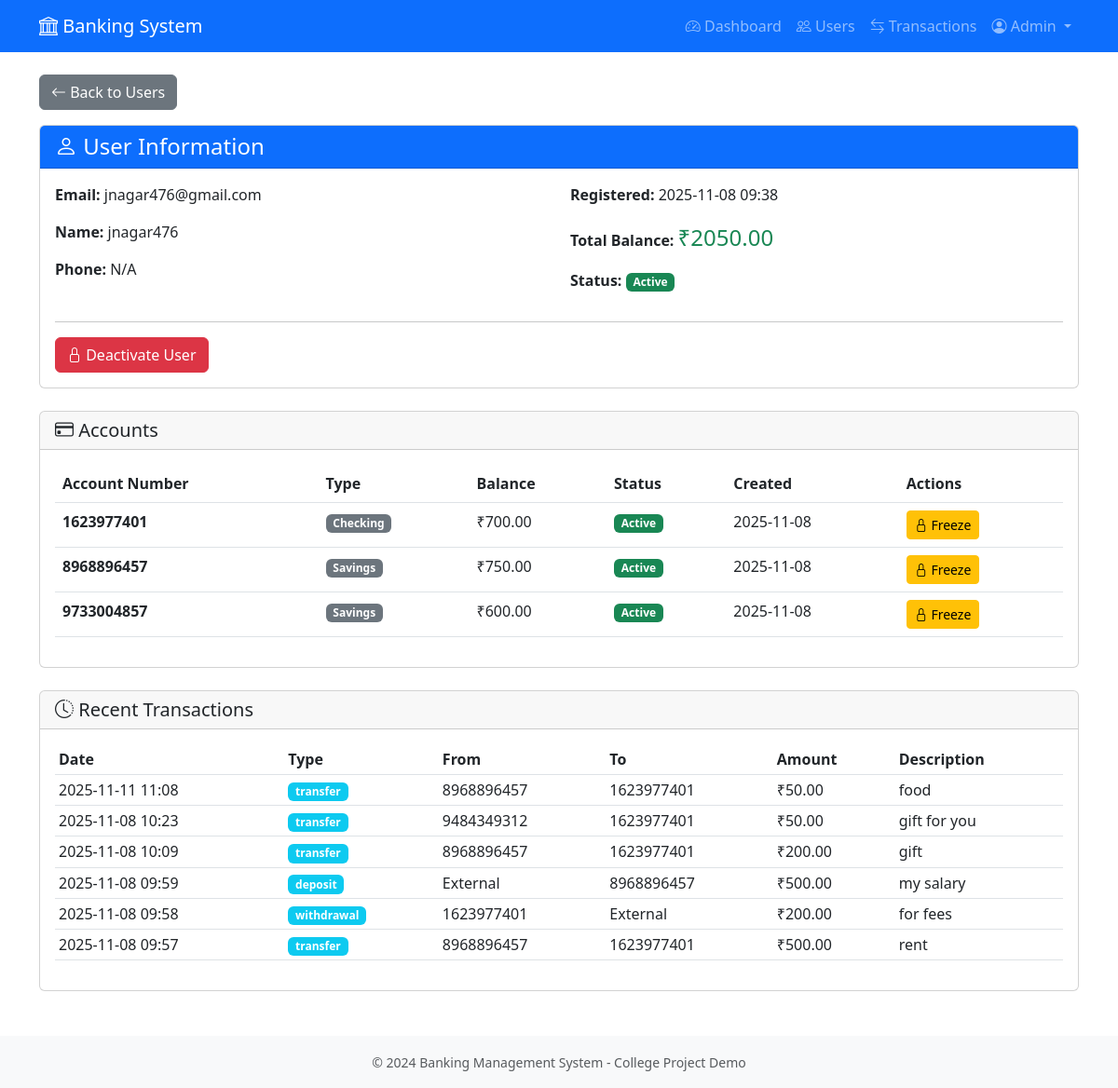
/admin/user/1 (signed in), run on an earlier commit of the app's database.
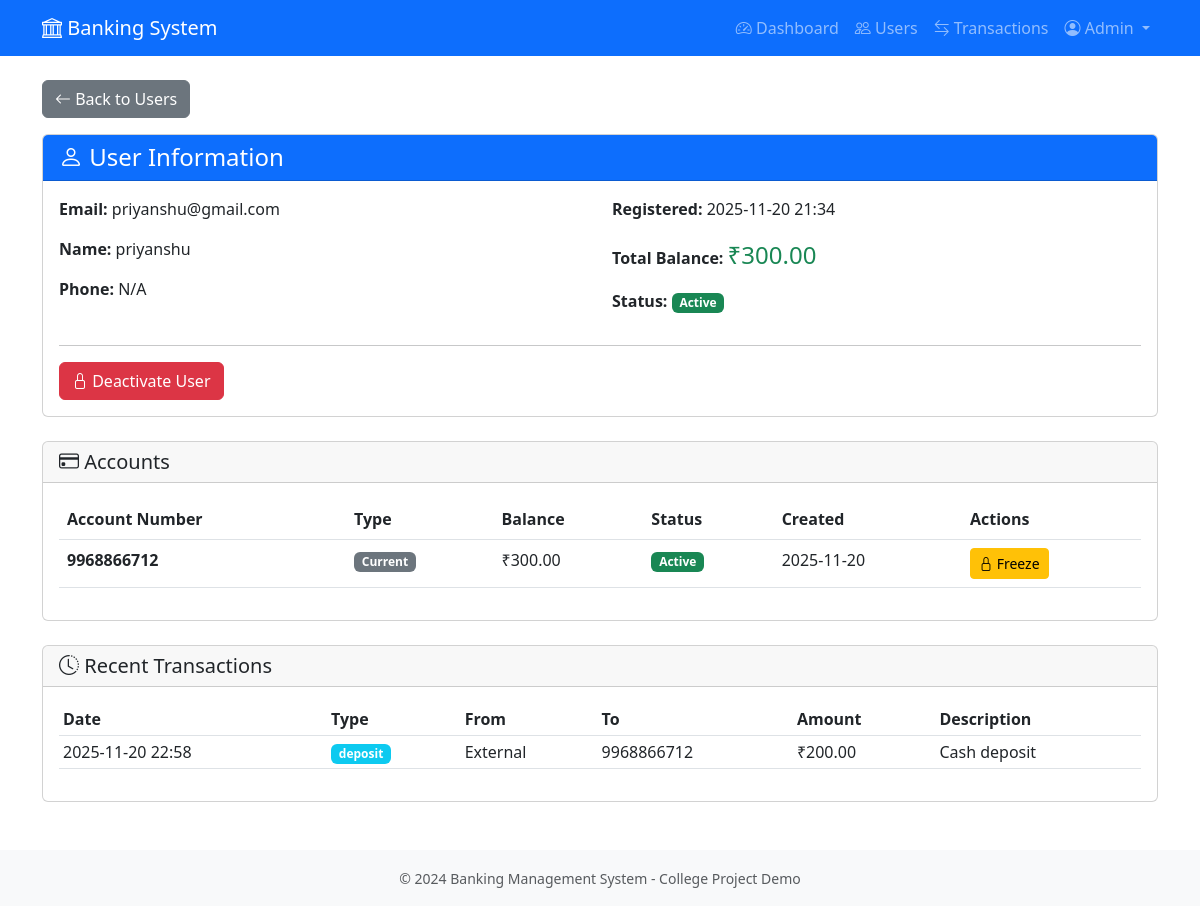
And on a later commit of the database.
### app/models.py (models this page shows, shortened)
class User(UserMixin, db.Model):
    __tablename__ = 'users'
    id = db.Column(db.Integer, primary_key=True)
    email = db.Column(db.String(120), unique=True, nullable=False, index=True)
    password_hash = db.Column(db.String(255), nullable=False)
    full_name = db.Column(db.String(100), nullable=False)
    phone = db.Column(db.String(20), nullable=True)
    is_admin = db.Column(db.Boolean, default=False, nullable=False)
    is_active = db.Column(db.Boolean, default=True, nullable=False)
    created_at = db.Column(db.DateTime, default=get_ist_now, nullable=False)
    accounts = db.relationship('Account', backref='owner', lazy='dynamic', cascade='all, delete-orphan')
    def get_total_balance(self):
        total_cents = sum(account.balance for account in self.accounts)
        return total_cents / 100.0

class Account(db.Model):
    __tablename__ = 'accounts'
    id = db.Column(db.Integer, primary_key=True)
    user_id = db.Column(db.Integer, db.ForeignKey('users.id'), nullable=False, index=True)
    account_number = db.Column(db.String(20), unique=True, nullable=False, index=True)
    account_type = db.Column(db.String(20), nullable=False)  # 'checking' or 'savings'
    balance = db.Column(db.Integer, default=0, nullable=False)  # Stored in cents
    is_frozen = db.Column(db.Boolean, default=False, nullable=False)
    created_at = db.Column(db.DateTime, default=get_ist_now, nullable=False)
    transactions_sent = db.relationship(
        'Transaction',
        foreign_keys='Transaction.from_account_id',
        backref='source_account',
        lazy='dynamic'
    )
    transactions_received = db.relationship(
        'Transaction',
        foreign_keys='Transaction.to_account_id',
        backref='destination_account',
        lazy='dynamic'
    )
    def get_balance(self):
        return self.balance / 100.0

class Transaction(db.Model):
    __tablename__ = 'transactions'
    id = db.Column(db.Integer, primary_key=True)
    from_account_id = db.Column(db.Integer, db.ForeignKey('accounts.id'), nullable=True, index=True)
    to_account_id = db.Column(db.Integer, db.ForeignKey('accounts.id'), nullable=True, index=True)
    amount = db.Column(db.Integer, nullable=False)  # Stored in cents
    transaction_type = db.Column(db.String(20), nullable=False)  # 'transfer', 'deposit', 'withdrawal'
    description = db.Column(db.String(255), nullable=True)
    timestamp = db.Column(db.DateTime, default=get_ist_now, nullable=False, index=True)
    def get_amount(self):
        return self.amount / 100.0

### app/routes/admin_routes.py (the view)
@bp.route('/user/<int:user_id>')
@login_required
@admin_required
def user_details(user_id):
    user = User.query.get_or_404(user_id)
    accounts = user.accounts.all()
    account_ids = [acc.id for acc in accounts]
    recent_transactions = Transaction.query.filter(
        db.or_(
            Transaction.from_account_id.in_(account_ids),
            Transaction.to_account_id.in_(account_ids)
        )
    ).order_by(desc(Transaction.timestamp)).limit(20).all()
    total_balance = user.get_total_balance()
    return render_template(
        'admin/user_details.html',
        title=f'User: {user.email}',
        user=user,
        accounts=accounts,
        recent_transactions=recent_transactions,
        total_balance=total_balance
    )

### app/routes/admin_routes.py (called while the page is built)
def admin_required(f):
    @wraps(f)
    def decorated_function(*args, **kwargs):
        if not current_user.is_authenticated:
            flash('Please log in to access this page.', 'warning')
            return redirect(url_for('auth.admin_login'))
        if not isinstance(current_user, Admin):
            flash('Access denied. Admin privileges required.', 'danger')
            abort(403)  # Forbidden
        return f(*args, **kwargs)
    return decorated_function

### app/templates/admin/user_details.html (shortened to what this page needs)
{% extends "layout.html" %}
{% block content %}
<div class="mb-3">
    <a href="{{ url_for('admin.users') }}" class="btn btn-secondary">
        <i class="bi bi-arrow-left"></i> Back to Users
    </a>
</div>
<div class="card mb-4">
    <div class="card-header bg-primary text-white">
        <h4 class="mb-0"><i class="bi bi-person"></i> User Information</h4>
    </div>
    <div class="card-body">
        <div class="row">
            <div class="col-md-6">
                <p><strong>Email:</strong> {{ user.email }}</p>
                <p><strong>Name:</strong> {{ user.full_name or 'N/A' }}</p>
                <p><strong>Phone:</strong> {{ user.phone or 'N/A' }}</p>
            </div>
            <div class="col-md-6">
                <p><strong>Registered:</strong> {{ user.created_at.strftime('%Y-%m-%d %H:%M') }}</p>
                <p><strong>Total Balance:</strong> <span class="fs-4 text-success">₹{{ "%.2f"|format(total_balance) }}</span></p>
                <p><strong>Status:</strong>
                    {% if user.is_active %}
                        <span class="badge bg-success">Active</span>
                    {% else %}
                        <span class="badge bg-danger">Inactive</span>
                    {% endif %}
                </p>
            </div>
        </div>
        <hr>
        <form method="POST" action="{{ url_for('admin.toggle_user_status', user_id=user.id) }}" class="d-inline">
            {% if user.is_active %}
                <button type="submit" class="btn btn-danger" onclick="return confirm('Are you sure you want to deactivate this user?')">
                    <i class="bi bi-lock"></i> Deactivate User
                </button>
            {% else %}
                <button type="submit" class="btn btn-success" onclick="return confirm('Are you sure you want to activate this user?')">
                    <i class="bi bi-unlock"></i> Activate User
                </button>
            {% endif %}
        </form>
    </div>
</div>
<div class="card mb-4">
    <div class="card-header">
        <h5 class="mb-0"><i class="bi bi-credit-card"></i> Accounts</h5>
    </div>
    <div class="card-body">
        {% if accounts %}
            <div class="table-responsive">
                <table class="table table-hover">
                    <thead>
                        <tr>
                            <th>Account Number</th>
                            <th>Type</th>
                            <th>Balance</th>
                            <th>Status</th>
                            <th>Created</th>
                            <th>Actions</th>
                        </tr>
                    </thead>
                    <tbody>
                        {% for account in accounts %}
                        <tr>
                            <td><strong>{{ account.account_number }}</strong></td>
                            <td><span class="badge bg-secondary">{{ account.account_type.title() }}</span></td>
                            <td>₹{{ "%.2f"|format(account.get_balance()) }}</td>
                            <td>
                                {% if account.is_frozen %}
                                    <span class="badge bg-danger">Frozen</span>
                                {% else %}
                                    <span class="badge bg-success">Active</span>
                                {% endif %}
                            </td>
                            <td>{{ account.created_at.strftime('%Y-%m-%d') }}</td>
                            <td>
                                <form method="POST" action="{{ url_for('admin.toggle_account_freeze', account_id=account.id) }}" class="d-inline">
                                    {% if account.is_frozen %}
                                        <button type="submit" class="btn btn-sm btn-success">
                                            <i class="bi bi-unlock"></i> Unfreeze
                                        </button>
                                    {% else %}
                                        <button type="submit" class="btn btn-sm btn-warning" onclick="return confirm('Freeze this account?')">
                                            <i class="bi bi-lock"></i> Freeze
                                        </button>
                                    {% endif %}
                                </form>
                            </td>
                        </tr>
                        {% endfor %}
                    </tbody>
                </table>
            </div>
        {% else %}
            <p class="text-muted mb-0">No accounts found.</p>
        {% endif %}
    </div>
</div>
<div class="card">
    <div class="card-header">
        <h5 class="mb-0"><i class="bi bi-clock-history"></i> Recent Transactions</h5>
    </div>
    <div class="card-body">
        {% if recent_transactions %}
            <div class="table-responsive">
                <table class="table table-sm">
                    <thead>
                        <tr>
                            <th>Date</th>
                            <th>Type</th>
                            <th>From</th>
                            <th>To</th>
                            <th>Amount</th>
                            <th>Description</th>
                        </tr>
                    </thead>
                    <tbody>
                        {% for transaction in recent_transactions %}
                        <tr>
                            <td>{{ transaction.timestamp.strftime('%Y-%m-%d %H:%M') }}</td>
                            <td><span class="badge bg-info">{{ transaction.transaction_type }}</span></td>
                            <td>
                                {% if transaction.source_account %}
                                    {{ transaction.source_account.account_number }}
                                {% else %}
                                    External
                                {% endif %}
                            </td>
                            <td>
                                {% if transaction.destination_account %}
                                    {{ transaction.destination_account.account_number }}
                                {% else %}
                                    External
                                {% endif %}
                            </td>
                            <td>₹{{ "%.2f"|format(transaction.get_amount()) }}</td>
                            <td>{{ transaction.description or 'N/A' }}</td>
                        </tr>
                        {% endfor %}
                    </tbody>
                </table>
            </div>
        {% else %}
            <p class="text-muted mb-0">No transactions found.</p>
        {% endif %}
    </div>
</div>
{% endblock %}

### app/templates/layout.html (shortened to what this page needs)
<!DOCTYPE html>
<html lang="en">
<head>
    <link href="https://cdn.jsdelivr.net/npm/bootstrap@5.3.0/dist/css/bootstrap.min.css" rel="stylesheet">
    <link rel="stylesheet" href="https://cdn.jsdelivr.net/npm/bootstrap-icons@1.11.0/font/bootstrap-icons.css">
</head>
<body>
    <nav class="navbar navbar-expand-lg navbar-dark bg-primary">
        <div class="container">
            <a class="navbar-brand" href="/">
                <i class="bi bi-bank"></i> Banking System
            </a>
            <div class="collapse navbar-collapse" id="navbarNav">
                <ul class="navbar-nav ms-auto">
                    {% if current_user.is_authenticated %}
                        {% if current_user.__class__.__name__ == 'Admin' %}
                            <li class="nav-item">
                                <a class="nav-link" href="{{ url_for('admin.dashboard') }}">
                                    <i class="bi bi-speedometer2"></i> Dashboard
                                </a>
                            </li>
                            <li class="nav-item">
                                <a class="nav-link" href="{{ url_for('admin.users') }}">
                                    <i class="bi bi-people"></i> Users
                                </a>
                            </li>
                            <li class="nav-item">
                                <a class="nav-link" href="{{ url_for('admin.transactions') }}">
                                    <i class="bi bi-arrow-left-right"></i> Transactions
                                </a>
                            </li>
                            <li class="nav-item dropdown">
                                <a class="nav-link dropdown-toggle" href="#" id="adminDropdown" role="button" data-bs-toggle="dropdown">
                                    <i class="bi bi-person-circle"></i> Admin
                                </a>
                            </li>
                        {% endif %}
                    {% endif %}
                </ul>
            </div>
        </div>
    </nav>
    <main class="container my-4">
        {% block content %}{% endblock %}
    </main>
    <footer class="bg-light py-3 mt-5">
        <div class="container text-center text-muted">
            <small>&copy; 2024 Banking Management System - College Project Demo</small>
        </div>
    </footer>
</body>
</html>

What changed in the data, as far as the page shows it:
removed Account: account_number "1623977401", account_type "Checking", get_balance "700.00", is_frozen "Active", created_at "2025-11-08"
removed Account: account_number "8968896457", account_type "Savings", get_balance "750.00", is_frozen "Active", created_at "2025-11-08"
removed Account: account_number "9733004857", account_type "Savings", get_balance "600.00", is_frozen "Active", created_at "2025-11-08"
removed Transaction: get_amount "50.00"
removed Transaction: get_amount "50.00"
removed Transaction: get_amount "200.00"
removed Transaction: shows "External", get_amount "500.00"
removed Transaction: shows "External", get_amount "200.00"
removed Transaction: get_amount "500.00"
changed User: email "jnagar476@gmail.com" → "priyanshu@gmail.com"; full_name "jnagar476" → "priyanshu"; created_at "2025-11-08 09:38" → "2025-11-20 21:34"
added Account: account_number "9968866712", account_type "Current", get_balance "300.00", is_frozen "Active", created_at "2025-11-20"
added Transaction: shows "External", get_amount "200.00"
Also different on the page:
{{ "%.2f"|format(total_balance) }}: "2050.00" → "300.00"
